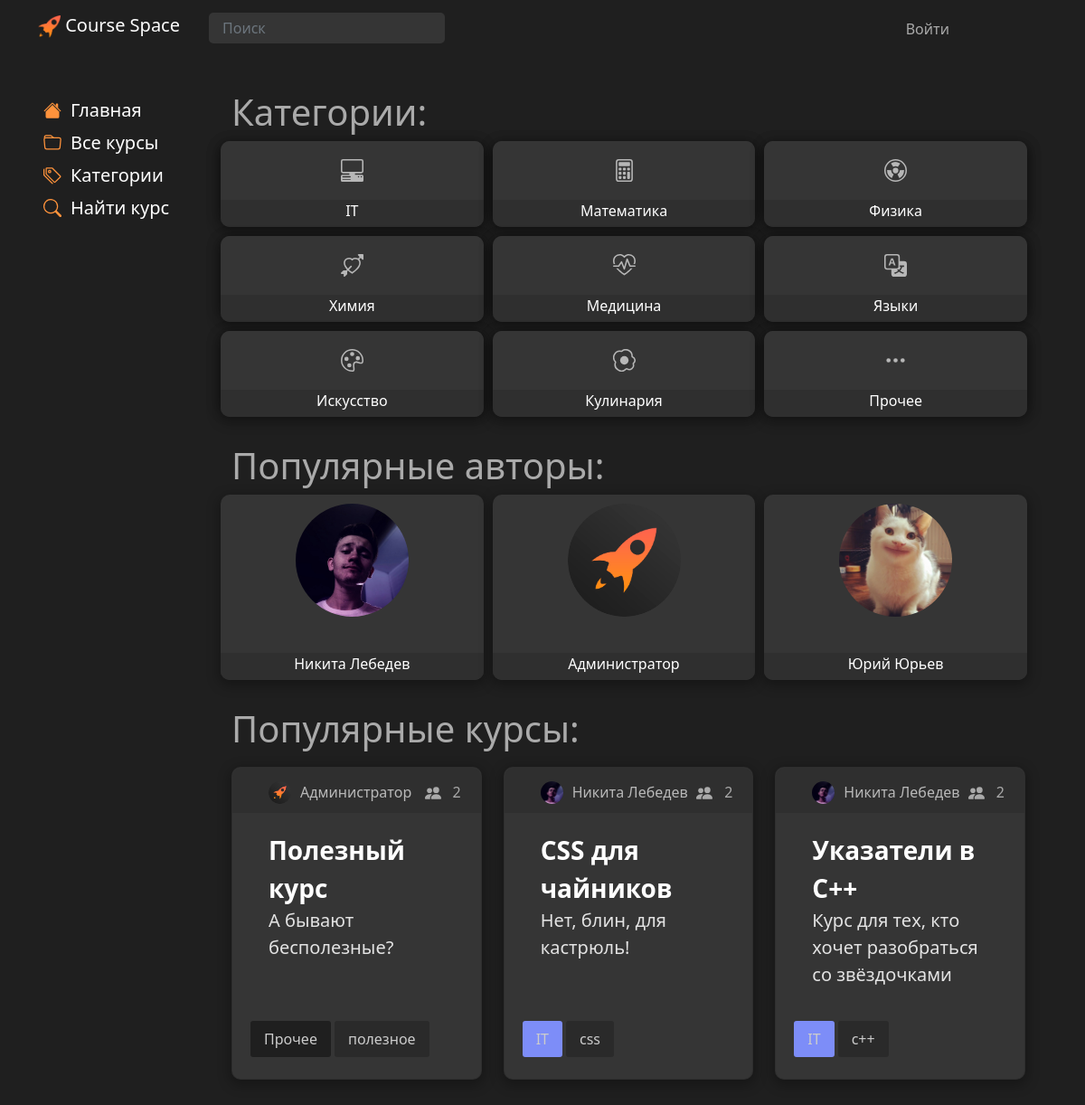
Before: /main/home with the older database file.
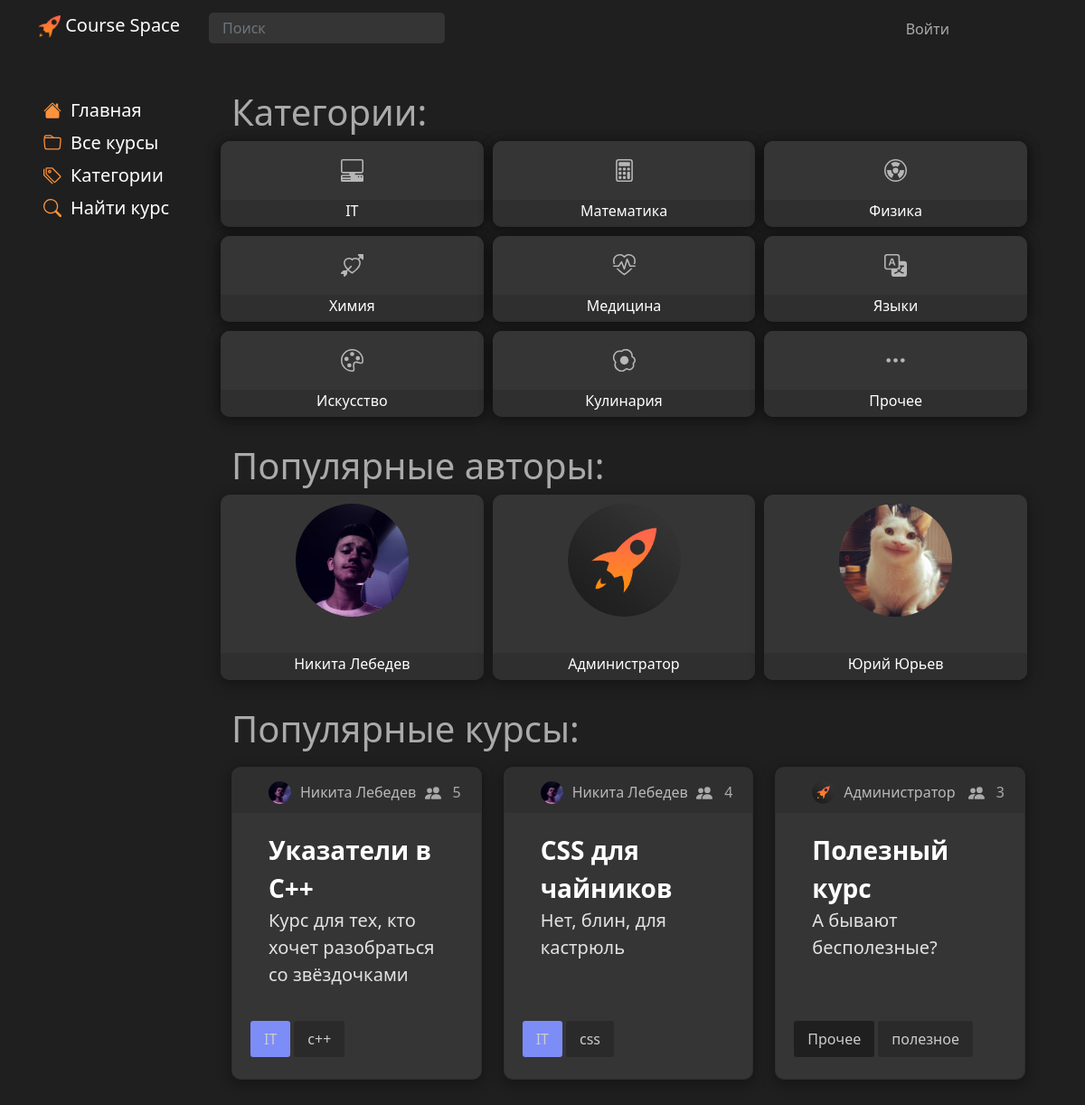
After: the same page with the newer database file.
### main/models.py (models this page shows, shortened)
class Profile(models.Model):
    user = models.OneToOneField(settings.AUTH_USER_MODEL, on_delete=models.CASCADE, null=True, )
    surname = models.CharField('surname', max_length=80, null=False)
    name = models.CharField('name', max_length=80, null=False)
    profile_pic = models.ImageField(null=True, blank=True, upload_to="images/profile/")
    birth_date = models.DateField(null=True, blank=True)
    class Meta:
        db_table = 'Profile'

class Courses(models.Model):
    title = models.CharField('title', max_length=80, null=False)
    description = models.TextField('description')
    date = models.TextField('date')
    category = models.ForeignKey(Categories, models.DO_NOTHING, db_column='Category_id')  # Field name made lowercase.
    author = models.ForeignKey(Authors, models.DO_NOTHING, db_column='Author_id')  # Field name made lowercase.
    class Meta:
        db_table = 'Courses'

class Authors(models.Model):
    name = models.CharField('name', max_length=80, null=False)
    user = models.ForeignKey(settings.AUTH_USER_MODEL, models.DO_NOTHING, db_column='User_id')  # Field name made lowercase.
    class Meta:
        db_table = 'Authors'

class Categories(models.Model):
    title = models.CharField('title', max_length=30, null=False)
    class Meta:
        db_table = 'Categories'
    def __str__(self):
        return self.title

class CoursesTags(models.Model):
    tag = models.ForeignKey('Tags', on_delete=models.CASCADE, db_column='Tag_id')  # Field name made lowercase.
    course = models.ForeignKey(Courses, on_delete=models.CASCADE, db_column='Course_id')  # Field name made lowercase.
    class Meta:
        db_table = 'Courses_Tags'

class Tags(models.Model):
    title = models.TextField('path')
    class Meta:
        db_table = 'Tags'
    def __str__(self):
        return self.title

### main/views.py (the view)
# urls.py: path('/home', views.home, name='home'),
def home(request):
    categories = Categories.objects.all()
    courses = Courses.objects.all()
    course_tags = CoursesTags.objects.all()
    course_users = CoursesUsers.objects.values('course_id').annotate(total=Count('id'))
    author_users_count = CoursesUsers.objects.values('course__author__user_id').annotate(total=Count('id')).order_by('-total')[:3]
    author_users_count_list = list(author_users_count)
    top_authors = []
    for user in author_users_count_list:
        top_authors.append(User.objects.get(id=user['course__author__user_id']))
    course_users_count = CoursesUsers.objects.values('course_id').annotate(total=Count('id')).order_by('-total')[:3]
    course_users_count_list = list(course_users_count)
    top_course = []
    for course in course_users_count_list:
        top_course.append(Courses.objects.get(id=course['course_id']))
    context = {
        'title': 'Главная',
        'categories': categories,
        'courses': courses,
        'tags': course_tags,
        'count_users': course_users,
        'top_authors': top_authors,
        'top_course' : top_course,
    }
    return render(request, 'main/home.html', context=context)

### main/templates/main/home.html (shortened to what this page needs)
{% extends 'main/base.html' %}
{% block style %}
    {% load static %}
{% endblock %}
{% block content %}
    <div class="container">
        <div class="rov">
            <h1>Категории:</h1>
            <div class="row justify-content-center">
                <div class="col  categCard" onclick="window.location.href = '{% url 'category' 1 %}'">
                    <div class="categIconSm">
                    </div>
                    <div class="categTitleSm fs-6" id="catTitle1">
                        IT
                    </div>
                </div>
                <div class="col categCard" onclick="window.location.href = '{% url 'category' 2 %}'">
                    <div class="categIconSm">
                    </div>
                    <div class="categTitleSm fs-6" id="catTitle2">
                        Математика
                    </div>
                </div>
                 <div class="col categCard"  onclick="window.location.href = '{% url 'category' 3 %}'">
                     <div class="categIconSm">
                    </div>
                    <div class="categTitleSm fs-6" id="catTitle3">
                        Физика
                    </div>
                </div>
            </div>
            <div class="row justify-content-center">
                <div class="col categCard"  onclick="window.location.href = '{% url 'category' 4 %}'">
                    <div class="categIconSm">
                    </div>
                    <div class="categTitleSm fs-6" id="catTitle4">
                        Химия
                    </div>
                </div>
                <div class="col categCard"  onclick="window.location.href = '{% url 'category' 5 %}'">
                    <div class="categIconSm">
                    </div>
                    <div class="categTitleSm fs-6" id="catTitle5">
                        Медицина
                    </div>
                </div>
                <div class="col categCard"  onclick="window.location.href = '{% url 'category' 6 %}'">
                    <div class="categIconSm">
                    </div>
                    <div class="categTitleSm  fs-6" id="catTitle6">
                        Языки
                    </div>
                </div>
            </div>
            <div class="row justify-content-center">
                <div class="col categCard"  onclick="window.location.href = '{% url 'category' 7 %}'">
                    <div class="categIconSm">
                    </div>
                    <div class="categTitleSm fs-6" id="catTitle7">
                        Искусство
                    </div>
                </div>
                <div class="col categCard"  onclick="window.location.href = '{% url 'category' 8 %}'">
                    <div class="categIconSm">
                    </div>
                    <div class="categTitleSm fs-6" id="catTitle8">
                        Кулинария
                    </div>
                </div>
                <div class="col categCard"  onclick="window.location.href = '{% url 'category' 9 %}'">
                    <div class="categIconSm">
                        <svg id="cat9" xmlns="http://www.w3.org/2000/svg" width="8" height="8" fill="currentColor" class="bi bi-three-dots" viewBox="0 0 16 16">
                          <path d="M3 9.5a1.5 1.5 0 1 1 0-3 1.5 1.5 0 0 1 0 3zm5 0a1.5 1.5 0 1 1 0-3 1.5 1.5 0 0 1 0 3zm5 0a1.5 1.5 0 1 1 0-3 1.5 1.5 0 0 1 0 3z"/>
                        </svg>
                    </div>
                    <div class="categTitleSm fs-6" id="catTitle9">
                        Прочее
                    </div>
                </div>
            </div>
        </div>
        <div class="row">
            <h1>Популярные авторы:</h1>
            {% for author in top_authors %}
                <div class="authorCard col-md" onclick="window.location.href = '{% url 'user_page' author.pk %}'">
                    <div class="row d-flex justify-content-center">
                        {% if author.profile.profile_pic %}
                            <img class="topAuthorAvatarProfile" src="{{author.profile.profile_pic.url}}">
                        {% else %}
                            <img class="topAuthorAvatarProfile" src="{% static 'main/img/user96.png' %}"><br><br>
                        {% endif %}
                    </div>
                    <div class="row d-flex justify-content-center authorTitle">
                            {{ author.profile.name}} {{ author.profile.surname}}
                    </div>
                </div>
            {% endfor %}
        </div>
        <div class="row">
                <h1>Популярные курсы:</h1>
                {% for el in top_course%}
                    <div class="col-md-4 mb-2">
                        <div class="card block topCourse" id="{{ el.id }}">
                                <div class="cardHeader">
                                    <div class="author" onclick="window.location.href = '{% url 'user_page' el.author.user.pk %}'">
                                        {% if el.author.user.profile.profile_pic %}
                                          <img class="courseAuthorAvatarProfile" src="{{el.author.user.profile.profile_pic.url}}">
                                        {% else %}
                                          <img class="courseAuthorAvatarProfile" src="{% static 'main/img/user96.png' %}"><br><br>
                                        {% endif %}
                                        <div id="authorname">
                                             {{ el.author.user.profile.name }} {{ el.author.user.profile.surname }}
                                        </div>
                                        <div class="stat">
                                            <div class="usercount">{% for c in count_users %}{% if c.course_id == el.pk %}{{ c.total }}{% endif %}{% endfor %}</div>
                                        </div>
                                    </div>
                                </div>
                            <div class="cardContainer"  onclick="window.location.href ='{% url 'course' el.pk %}'">
                                <div class="lable">
                                    <div class="text">
                                        <div class="title fs-3">{{ el.title }}</div>
                                    </div>
                                </div>
                                    <div class="desk fs-5">{{el.description|truncatewords:50}}</div>
                                <div class="tags"></br>
                                {% if title == "Главная" %}
                                    <div class="categTagTopCourse" id="categTag{{ el.category.pk }}">{{ el.category }}</div>
                                {% endif %}
                                    {% for tag in tags %}
                                        {% if tag.course.pk == el.pk %}
                                        <div>
                                            {{ tag.tag }}
                                        </div>
                                        {% endif %}
                                    {% endfor %}
                                </div>
                            </div>
                        </div>
                    </div>
                {% endfor %}
            </div>
    </div>
{% endblock %}

### main/templates/main/base.html (shortened to what this page needs)
<!DOCTYPE html>
<html lang="ru">
<head>
    {% load static %}
    <link href="https://cdn.jsdelivr.net/npm/bootstrap@5.0.1/dist/css/bootstrap.min.css" rel="stylesheet">
    <link rel="stylesheet" href=" {%  static 'main/css/style.css'%}">
</head>
<body>
<nav class="navbar fixed-top  navbar-expand-md navbar-dark">
        <div class="container">
            <a onclick="window.location.href = '/main/home';" class="navbar-brand fs-5 mb-0 mx-0  ms-0" id="logo">
                <img src="{%  static 'landing/img/logo.png' %}" id="logo_img" width="25" height="25" class="d-inline-block" alt="" loading="lazy">
                Course Space
            </a>
            {% if user.is_authenticated %}
                <a onclick="window.location.href = '{% url 'user_page' user.pk %}'" class="nav-link ">
                    <div id="user">
                        {% if user.profile.profile_pic %}
                            <img class="courseAuthorAvatarProfileBase" src="{{user.profile.profile_pic.url}}">
                        {% else %}
                            <img class="courseAuthorAvatarProfileBase" src="{% static 'main/img/user96.png' %}"><br><br>
                        {% endif %}
                    </div>
                </a>
            {% else %}
                <a onclick="window.location.href = '{% url 'login' %}'" class="nav-link ">
                    <div id="loginBtn">
                        Войти
                    </div>
                </a>
            {% endif %}
            <div class="collapse navbar-collapse " id="navbarContent">
                <ul class="navbar-nav me-auto ">
                    <form action="{% url 'results' %}" method="get" class=" fs-6">
                        <input name="q"  type="text" placeholder="Поиск" class="form-control">
                    </form>
                </ul>
            </div>
        </div>
    </nav>
    <div class="container">
        <div class="row">
            <div class="col-2 menucol">
            <div class="List Min navLeft" id=Categories>
        <div class="navLine fs-5" id="navLineHome" onclick="window.location.href ='{% url 'home'%}'">
            <div>Главная</div></div>
        <div class="navLine fs-5" id="navLineAll" onclick="window.location.href = '/main';">
            <div>Все курсы</div></div>
        <div class="navLine fs-5" id="navLineCategory" onclick="window.location.href ='{% url 'categories'%}'">
            <div>Категории</div></div>
        <div class="navLine fs-5" id="navLineSearch" onclick="window.location.href = '{% url 'search_course' %}'">
            <div>Найти курс</div></div>
    </div>
        </div>
        <div class="col">
            {% block content %}
            {% endblock %}
        </div>
        </div>
    </div>
</body>
</html>

Changed rows visible on the page:
shown differently, row unchanged: Courses "Указатели в C++": moves up the list
changed Courses "CSS для чайников": description "Нет, блин, для кастрюль!" → "Нет, блин, для кастрюль"; moves down the list
Other visible differences:
new list line: "5"
new list line: "4"
new list line: "3"
list line gone: "2"
